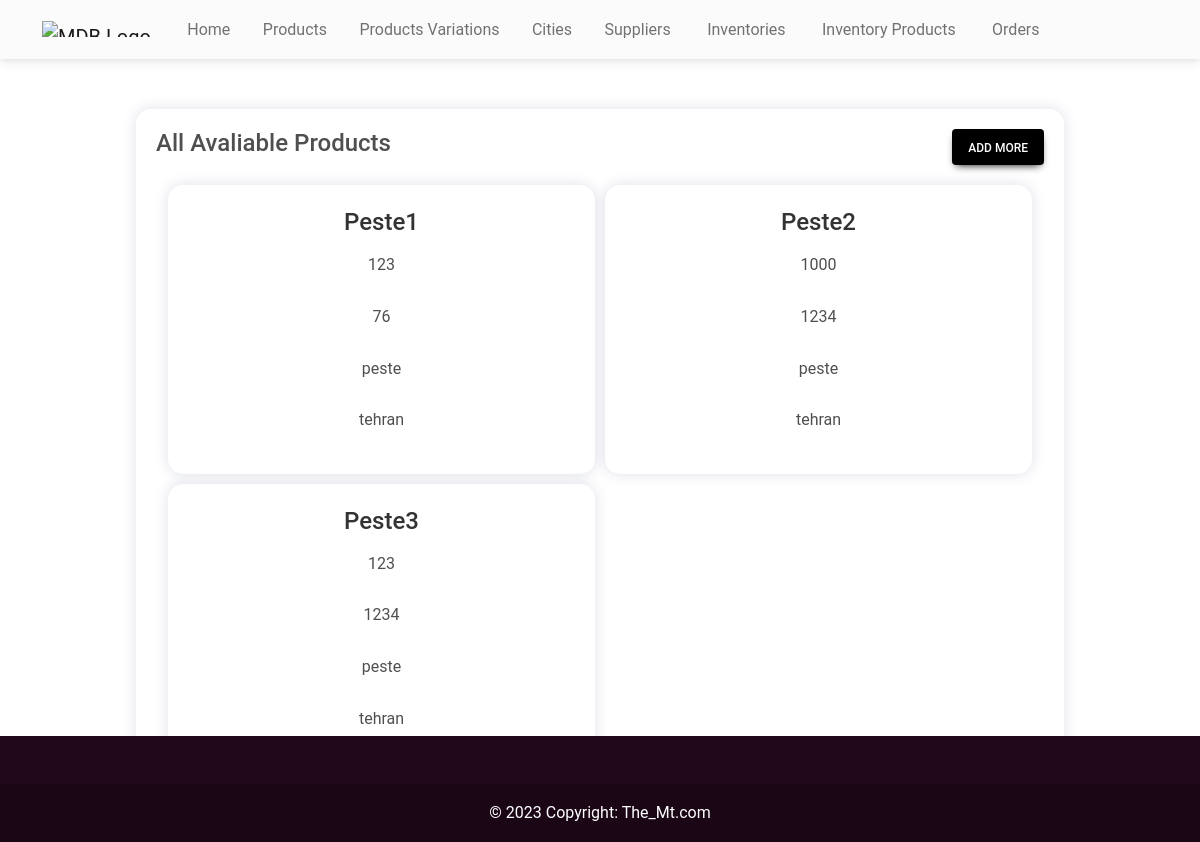
The app's page /adminHome/productList/ with its own data.
### shop/models.py (models this page shows, shortened)
class Product(models.Model):
    name = models.CharField(max_length=200)
    price = models.CharField(max_length=200)
    quantity = models.PositiveIntegerField(verbose_name="Quantity in Kg")
    pType = models.ForeignKey(ProductVariation, on_delete=models.CASCADE, verbose_name="Category Name")
    cityId = models.ForeignKey(City, on_delete=models.CASCADE, verbose_name="City Name")

class ProductVariation(models.Model):
    name = models.CharField(max_length=200, verbose_name="Category Name")
    def __str__(self):
        return self.name

class City(models.Model):
    name = models.CharField(max_length=200, verbose_name="Name")
    def __str__(self):
        return self.name

### shop/views.py (the view)
# urls.py: path('adminHome/productList/', ProductListView.as_view(), name='productList'),
class ProductListView(ListView):
    model = Product
    template_name = 'productList.html'

### templates/productList.html (shortened to what this page needs)
{% extends 'adminBase.html' %}
{% load static %}
{% block cssLinks %}
<link rel="stylesheet" href="{% static 'css/product.css' %}" />
{% endblock cssLinks %}
{% block content %}
<section class="productList">
  <div class="wrapper">
    <div class="top">
      <h4>All Avaliable Products</h4>
      <a class="btn btn-black px-3" role="button" href="{% url  'productCreate' %}">Add more</a>
    </div>
    <div class="container">
      {% for product in object_list%}
      <div class="productCard">
        <h4>{{ product.name }}</h4>
        <p>{{ product.price }}</p>
        <p>{{ product.quantity }}</p>
        <p>{{ product.pType }}</p>
        <p>{{ product.cityId }}</p>
      </div>
      {% endfor %}
    </div>
  </div>
</section>
{% endblock content %}

### static/css/product.css (style rules this page uses)
section.productList { width: 100%; padding: 50px 20px; background-color: white; }
section.productList > .wrapper { display: flex; width: 80%; flex-flow: column; justify-content: center; align-items: center; padding: 20px; margin: 0 auto; border-radius: 15px; box-shadow: 0px 0px 14px 0px rgba(36, 48, 110, 0.15); row-gap: 20px; }
section.productList > .wrapper > .top { display: flex; width: 100%; flex-flow: row nowrap; justify-content: space-between; align-items: center; }
@media screen and (min-width: 1200px) { section.productList > .wrapper > .container { display: grid; width: 100%; grid-template-columns: repeat(4, 1fr); justify-content: center; align-items: center; gap: 10px; } }
@media screen and (min-width: 768px) and (max-width: 1200px) { section.productList > .wrapper > .container { display: grid; width: 100%; grid-template-columns: repeat(2, 1fr); justify-content: center; align-items: center; gap: 10px; } }
section.productList > .wrapper > .container > .productCard { display: flex; width: 100%; flex-flow: column; justify-content: center; align-items: center; row-gap: 10px; padding: 25px; border-radius: 15px; box-shadow: 0px 0px 14px 0px rgba(36, 48, 110, 0.15); transition: 300ms ease; position: relative; overflow: hidden; }
section.productList > .wrapper > .container > .productCard > h4 { width: 100%; text-align: center; font-size: 24px; line-height: 24px; text-transform: capitalize; color: #333; }

### records on screen
Product: name "Peste1", price "123", quantity "76", pType "peste", cityId "tehran"
Product: name "Peste2", price "1000", quantity "1234", pType "peste", cityId "tehran"
Product: name "Peste3", price "123", quantity "1234", pType "peste", cityId "tehran"
